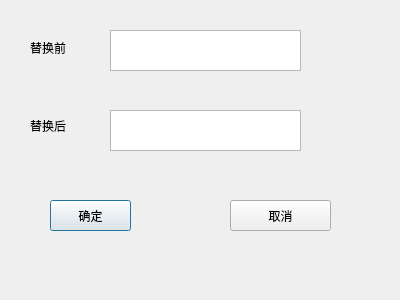
<?xml version="1.0" encoding="UTF-8"?>
<ui version="4.0">
 <class>Relay</class>
 <widget class="QDialog" name="Relay">
  <property name="geometry">
   <rect>
    <x>0</x>
    <y>0</y>
    <width>400</width>
    <height>300</height>
   </rect>
  </property>
  <property name="windowTitle">
   <string>Dialog</string>
  </property>
  <widget class="QLabel" name="realay_before">
   <property name="geometry">
    <rect>
     <x>30</x>
     <y>40</y>
     <width>54</width>
     <height>16</height>
    </rect>
   </property>
   <property name="text">
    <string>替换前</string>
   </property>
  </widget>
  <widget class="QLabel" name="relay_later">
   <property name="geometry">
    <rect>
     <x>30</x>
     <y>120</y>
     <width>54</width>
     <height>12</height>
    </rect>
   </property>
   <property name="text">
    <string>替换后</string>
   </property>
  </widget>
  <widget class="QPushButton" name="ensure">
   <property name="geometry">
    <rect>
     <x>50</x>
     <y>200</y>
     <width>81</width>
     <height>31</height>
    </rect>
   </property>
   <property name="text">
    <string>确定</string>
   </property>
  </widget>
  <widget class="QPushButton" name="canel">
   <property name="geometry">
    <rect>
     <x>230</x>
     <y>200</y>
     <width>101</width>
     <height>31</height>
    </rect>
   </property>
   <property name="text">
    <string>取消</string>
   </property>
  </widget>
  <widget class="QTextEdit" name="realay_before_edit">
   <property name="geometry">
    <rect>
     <x>110</x>
     <y>30</y>
     <width>191</width>
     <height>41</height>
    </rect>
   </property>
  </widget>
  <widget class="QTextEdit" name="relay_later_edit">
   <property name="geometry">
    <rect>
     <x>110</x>
     <y>110</y>
     <width>191</width>
     <height>41</height>
    </rect>
   </property>
  </widget>
 </widget>
 <resources/>
 <connections/>
</ui>
